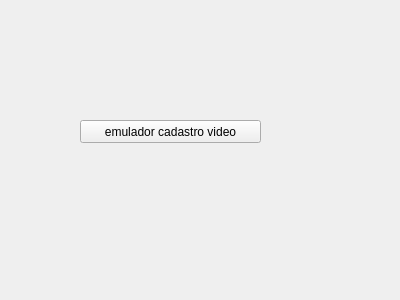
<?xml version="1.0" encoding="UTF-8"?>
<ui version="4.0">
 <class>EmuladroCadastroVideo</class>
 <widget class="QWidget" name="EmuladroCadastroVideo">
  <property name="geometry">
   <rect>
    <x>0</x>
    <y>0</y>
    <width>400</width>
    <height>300</height>
   </rect>
  </property>
  <property name="windowTitle">
   <string>emulador cadastro video</string>
  </property>
  <widget class="QPushButton" name="pushButton">
   <property name="geometry">
    <rect>
     <x>80</x>
     <y>120</y>
     <width>181</width>
     <height>23</height>
    </rect>
   </property>
   <property name="text">
    <string>emulador cadastro video</string>
   </property>
  </widget>
 </widget>
 <resources/>
 <connections/>
</ui>
